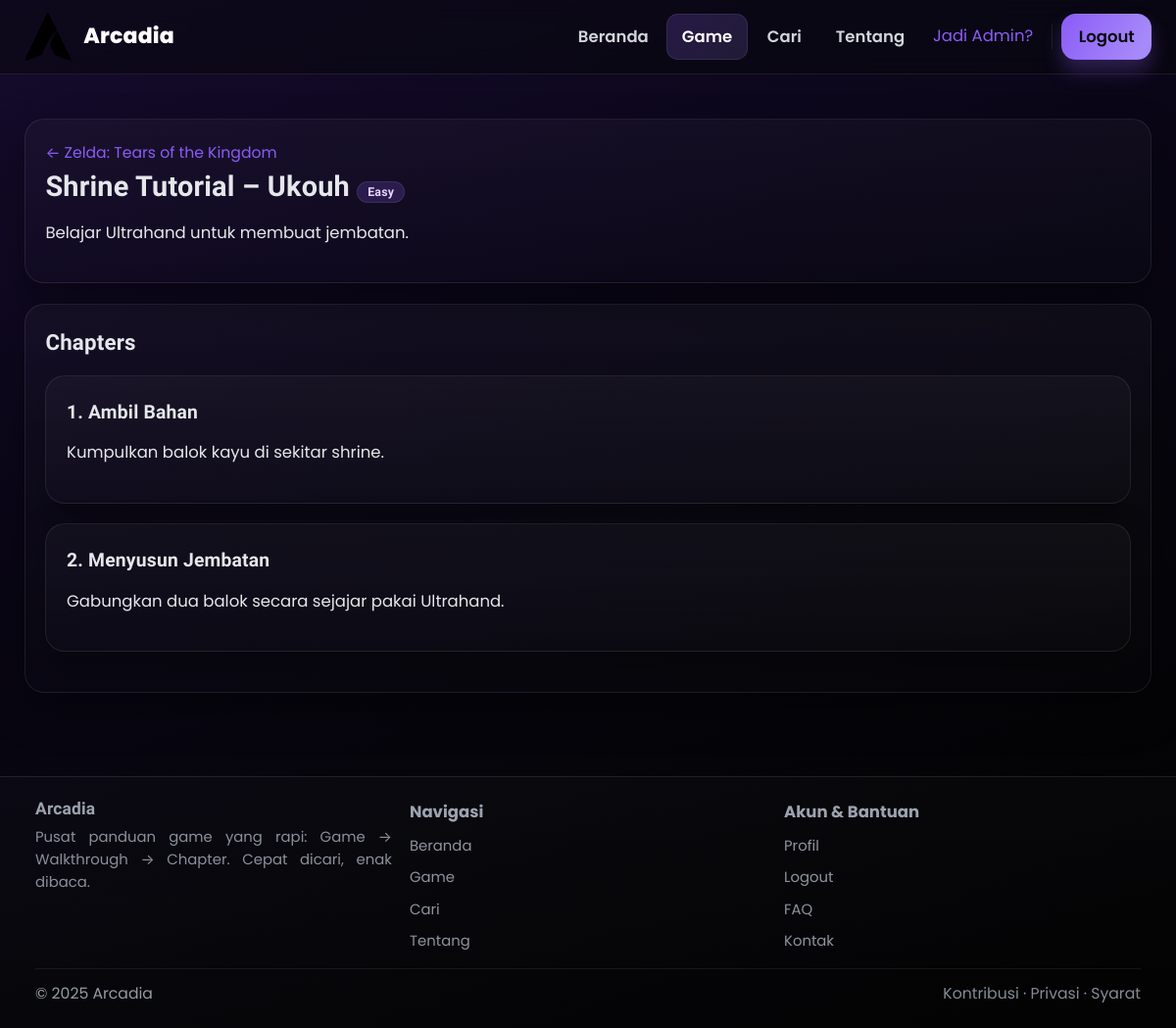
Screenshot of /public/walkthrough.php?id=2 (signed in) with the database file from the repository.
### tables this page shows
CREATE TABLE `settings` (
  `key` varchar(64) NOT NULL,
  `value` text DEFAULT NULL,
  `updated_at` timestamp NOT NULL DEFAULT current_timestamp() ON UPDATE current_timestamp()
);

CREATE TABLE `app_settings` (
  `key` varchar(64) NOT NULL,
  `value` text DEFAULT NULL,
  `updated_at` datetime DEFAULT current_timestamp() ON UPDATE current_timestamp()
);

CREATE TABLE `walkthroughs` (
  `id` int(11) NOT NULL,
  `game_id` int(11) NOT NULL,
  `title` varchar(150) NOT NULL,
  `overview` text DEFAULT NULL,
  `difficulty` enum('Easy','Medium','Hard') DEFAULT 'Medium',
  `created_at` datetime NOT NULL DEFAULT current_timestamp(),
  `updated_at` datetime DEFAULT NULL,
  `cover_focus_x` tinyint(4) DEFAULT 50,
  `cover_focus_y` tinyint(4) DEFAULT 50
);

CREATE TABLE `games` (
  `id` int(11) NOT NULL,
  `title` varchar(150) NOT NULL,
  `genre` varchar(80) DEFAULT NULL,
  `platform` varchar(80) DEFAULT NULL,
  `release_year` int(11) DEFAULT NULL,
  `image_url` varchar(255) DEFAULT NULL,
  `description` text DEFAULT NULL,
  `cover_blob` longblob DEFAULT NULL,
  `cover_mime` varchar(40) DEFAULT NULL,
  `cover_size` int(11) DEFAULT NULL,
  `image_original_url` text DEFAULT NULL,
  `cover_focus_x` int(11) DEFAULT NULL,
  `cover_focus_y` int(11) DEFAULT NULL
);

CREATE TABLE `chapters` (
  `id` int(11) NOT NULL,
  `walk_id` int(11) NOT NULL,
  `title` varchar(150) NOT NULL,
  `content` text DEFAULT NULL,
  `order_number` int(11) DEFAULT 1,
  `youtube_url` varchar(255) DEFAULT NULL,
  `image_url` varchar(255) DEFAULT NULL
);

### lib/db.php (called while the page is built, shortened)
<?php
function db_all($mysqli, $sql, $params = [], $types = '')
{
  $stmt = $mysqli->prepare($sql);
  if ($params)
    $stmt->bind_param($types ?: str_repeat('s', count($params)), ...$params);
  $stmt->execute();
  $res = $stmt->get_result();
  $rows = $res ? $res->fetch_all(MYSQLI_ASSOC) : [];
  return $rows;
}
function db_one($mysqli, $sql, $params = [], $types = '')
{
  $rows = db_all($mysqli, $sql, $params, $types);
  return $rows[0] ?? null;
}
?>

### lib/settings.php (called while the page is built, shortened)
<?php
require_once __DIR__ . '/db.php';
if (!function_exists('arc_table_exists')) {
  function arc_table_exists(mysqli $db, string $table): bool {
    $t = $db->real_escape_string($table);
    $q = $db->query("SHOW TABLES LIKE '{$t}'");
    return $q && $q->num_rows > 0;
  }
}
if (!function_exists('arc_table_has_col')) {
  function arc_table_has_col(mysqli $db, string $table, string $col): bool {
    $t = $db->real_escape_string($table);
    $c = $db->real_escape_string($col);
    $sql = "SELECT 1 FROM information_schema.COLUMNS
            WHERE TABLE_SCHEMA = DATABASE()
              AND TABLE_NAME = '{$t}'
              AND COLUMN_NAME = '{$c}'
            LIMIT 1";
    $r = $db->query($sql);
    return $r && $r->num_rows > 0;
  }
}
if (!function_exists('setting_get')) {
  function setting_get(mysqli $db, string $key, $default='') {
    $def = (string)$default;
    $row = db_one($db, "SELECT `value` FROM app_settings WHERE `key`=? LIMIT 1", [$key], 's');
    if ($row && array_key_exists('value', $row)) return (string)$row['value'];
    if (arc_table_exists($db, 'settings')) {
      if (arc_table_has_col($db, 'settings', 'key')) {
        $row = db_one($db, "SELECT `value` FROM settings WHERE `key`=? LIMIT 1", [$key], 's');
        if ($row && isset($row['value'])) return (string)$row['value'];
      } elseif (arc_table_has_col($db, 'settings', 'name')) {
        $row = db_one($db, "SELECT `value` FROM settings WHERE `name`=? LIMIT 1", [$key], 's');
        if ($row && isset($row['value'])) return (string)$row['value'];
      }
    }
    return $def;
  }
}

### lib/helpers.php (called while the page is built, shortened)
<?php
function e($s)
{
  return htmlspecialchars((string) $s, ENT_QUOTES, 'UTF-8');
}
?>

### lib/auth_user.php (called while the page is built, shortened)
<?php
function is_user_logged_in(): bool {
  return !empty($_SESSION['user']);
}

### public/walkthrough.php (the view, shortened to what this page needs)
<?php
require_once __DIR__ . '/../config.php';
require_once __DIR__ . '/../lib/db.php';
require_once __DIR__ . '/../lib/helpers.php';
require_once __DIR__ . '/../lib/auth_user.php';
include __DIR__ . '/_header.php';
$id = (int)($_GET['id'] ?? 0);
$w = db_one(
  $mysqli,
  "SELECT w.*, g.title AS game_title
   FROM walkthroughs w
   JOIN games g ON g.id = w.game_id
   WHERE w.id=?",
  [$id],
  "i"
);
?>
<div class="card">
  <div class="small">
    <a href="game.php?id=<?= (int)$w['game_id'] ?>">← <?= e($w['game_title']) ?></a>
  </div>
  <h1><?= e($w['title']) ?> <span class="badge"><?= e($w['difficulty']) ?></span></h1>
  <?php if (!empty($w['overview'])): ?>
    <p><?= nl2br(e($w['overview'])) ?></p>
  <?php endif; ?>
</div>
<?php
$chapters = db_all(
  $mysqli,
  "SELECT id, title, content, order_number, youtube_url, image_url
   FROM chapters
   WHERE walk_id = ?
   ORDER BY order_number ASC, id ASC",
  [$w['id']],
  "i"
);
?>
<div class="card">
  <h2>Chapters</h2>
  <?php if (!$chapters): ?>
    <p class="small">Belum ada chapter.</p>
  <?php else: ?>
    <?php foreach ($chapters as $c): ?>
      <div class="card chap">
        <h3><?= (int)$c['order_number'] ?>. <?= e($c['title']) ?></h3>
        <p><?= nl2br(e($c['content'])) ?></p>
      </div>
    <?php endforeach; ?>
  <?php endif; ?>
</div>
<?php include __DIR__ . '/_footer.php'; ?>

### public/_header.php (shortened to what this page needs)
<?php
require_once __DIR__ . '/../config.php';
require_once __DIR__ . '/../lib/helpers.php';
require_once __DIR__ . '/../lib/db.php';
require_once __DIR__ . '/../lib/auth_user.php';
require_once __DIR__ . '/../lib/settings.php';
$path        = (string)($_SERVER['REQUEST_URI'] ?? '');
$brand_name  = setting_get($mysqli,'brand_name','Arcadia');
$site_logo   = (string) setting_get($mysqli,'site_logo_url','');
function map_web_to_fs(string $web): ?string {
  if (strpos($web,'/arcadia/public/')===0) return __DIR__ . '/' . ltrim(substr($web,strlen('/arcadia/public/')),'/');
  return null;
}
function normalize_logo_url(string $u): string {
  $u = trim($u);
  $u = preg_replace('~//+~','/',$u);
  $u = preg_replace('~^/arcadia/public/(?:public/)+~','/arcadia/public/',$u);
  return $u;
}
$logo_url = normalize_logo_url($site_logo);
if ($logo_url && !preg_match('~^https?://~i',$logo_url)) {
  $fs = map_web_to_fs($logo_url);
  if ($fs && is_file($fs)) $logo_url .= '?v='.filemtime($fs);
}
?>
<!doctype html>
<html lang="id">
<head>
  <link rel="stylesheet" href="/arcadia/assets/styles.css" />
</head>
<body>
  <header class="nav v2">
    <div class="nav-inner">
      <a class="brand" href="/arcadia/public/">
        <?php if ($logo_url): ?>
          <img class="brand-logo" src="<?= e($logo_url) ?>" alt="<?= e($brand_name) ?>" decoding="async"
               onerror="this.remove();document.getElementById('brandMark').style.display='grid'">
          <span class="brand-name"><?= e($brand_name) ?></span>
        <?php else: ?>
          <span id="brandMark" class="brand-mark">⌘</span>
          <span class="brand-name"><?= e($brand_name) ?></span>
        <?php endif; ?>
      </a>
      <nav class="nav-menu">
        <a class="nav-link <?= (strpos($path,'/public/index.php')!==false || $path==='/arcadia/public/' || $path==='/arcadia/public')?'active':'' ?>"
           href="/arcadia/public/index.php">Beranda</a>
        <a class="nav-link <?= (strpos($path,'/public/games.php')!==false || strpos($path,'/public/walkthrough.php')!==false || strpos($path,'/public/game.php')!==false)?'active':'' ?>"
           href="/arcadia/public/games.php">Game</a>
        <a class="nav-link <?= strpos($path,'/public/search.php')!==false?'active':'' ?>"
           href="/arcadia/public/search.php">Cari</a>
        <a class="nav-link <?= strpos($path,'/public/about.php')!==false?'active':'' ?>"
           href="/arcadia/public/about.php">Tentang</a>
        <a class="fx-underline" href="/arcadia/public/admin-info.php">Jadi Admin?</a>
        <div class="nav-actions">
          <?php if (is_user_logged_in()): ?>
            <a class="nav-cta outline" href="/arcadia/public/auth/logout.php">Logout</a>
          <?php else: ?>
            <a class="nav-cta" href="/arcadia/public/auth/login.php">Login</a>
            <a class="nav-cta outline" href="/arcadia/public/auth/register.php">Daftar</a>
          <?php endif; ?>
        </div>
      </nav>
    </div>
  </header>
  <div class="container">

### public/_header.php (style rules this page uses)
:root { --brandLogoH: clamp(34px, 2.2vw + 22px, 50px); }
.nav.v2 .brand { display:flex; align-items:center; gap:12px; font-weight:800; letter-spacing:.2px; }
.nav.v2 .brand img.brand-logo { height:var(--brandLogoH); width:auto; display:block; border-radius:10px; border:1px solid rgba(255,255,255,.10); box-shadow:0 6px 18px rgba(0,0,0,.28); }
.nav.v2 .brand .brand-name { font-size:clamp(18px, 1vw + 11px, 22px); line-height:1; white-space:nowrap; }
.nav.v2 .brand img.brand-logo { height:var(--brandLogoH); width:auto; display:block; border:none; outline:none; box-shadow:none; border-radius:0; background:transparent; }

### public/walkthrough.php (style rules this page uses)
.chap { margin:.5rem 0 }

### rows the page displays
settings: value (picture)
app_settings: value "Arcadia"
walkthroughs: game.title "Zelda: Tears of the Kingdom", title "Shrine Tutorial – Ukouh", difficulty "Easy", overview "Belajar Ultrahand untuk membuat jembatan."
chapters: order_number "1", title "Ambil Bahan", content "Kumpulkan balok kayu di sekitar shrine."
chapters: order_number "2", title "Menyusun Jembatan", content "Gabungkan dua balok secara sejajar pakai Ultrahand."

### other values shown
$authText "Logout"
